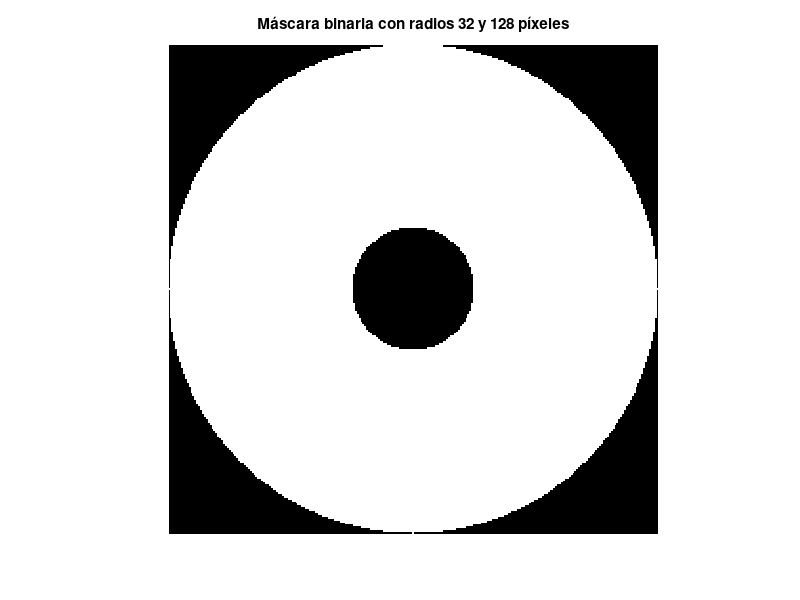

Write MATLAB code to recreate this figure.
% Generar y representar una imagen binaria de tamaño 256x256
% correspondiente a la máscara con radios de 32 y 128 píxeles

size = 256;
radio_a = 32;
radio_b = 128;

mask = zeros(size);
center = size / 2;

% Recorrer cada píxel de la imagen para verificar si está dentro de la corona circular
for x = 1:size
    for y = 1:size
        dist = sqrt((x - center)^2 + (y - center)^2);
        if dist >= radio_a && dist <= radio_b
            mask(x, y) = 1;
        end
    end
end

% Representar la imagen binaria
imshow(mask);
colormap(gray);
title('Máscara binaria con radios 32 y 128 píxeles');
